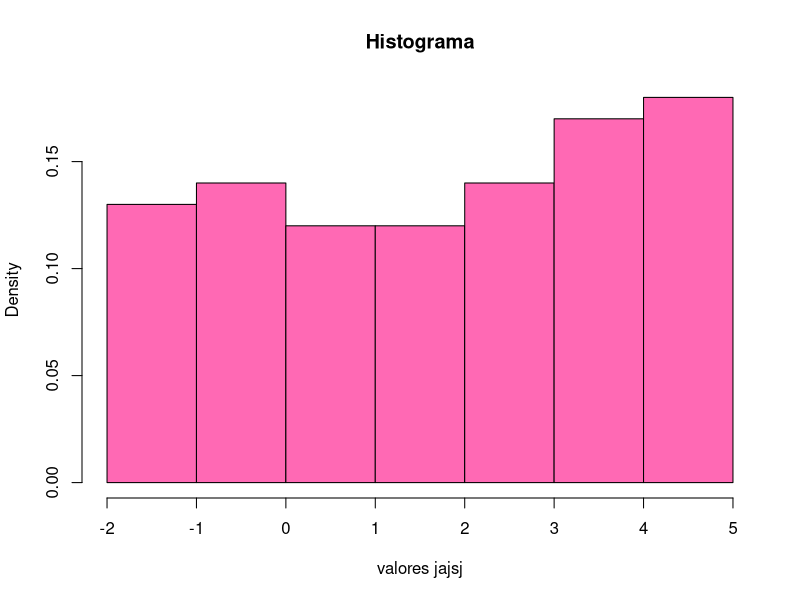

Reproduce this figure in R. (Note: this script raises an error after producing the figure.)
hist(runif(100,-2,5), xlab = "valores jajsj", col = "hotpink", freq = FALSE, main = "Histograma") # Da un n

Mivolado <- function(p){
  U <- runif(1,0,1)
  resultado <- 0
  if(U < p){
    return(1)
  }else{
    return(0)
  }
}
conteo <- 0

P <- .35

for (i in 1:N) {
  resultado <- Mivolado(P)
  conteo <- conteo + resultado
}
proba = conteo/N
print(proba)

### Camimante aleatorio ###

Caminante <- function(tiempo){
  Direccion <- runif(1,0,1)
  if(Direccion < .5){
    pasitoy <- 0
    arriba_abajo <- runif(1,0,1)
    if(arriba_abajo <.5){
      pasitoy <- -1
    }else{
      pasitoy <- 1
    }
  }
}

A = list(c(1,0), c(-1,0), c(0,1), c(0,-1))

randomA <- function(A){
  U < runif(1,0,1)
  pasito <- c(0,0)
  if(U < 0.25){
    pasito <- A[[1]]
  }else{
    
  }
  
}

